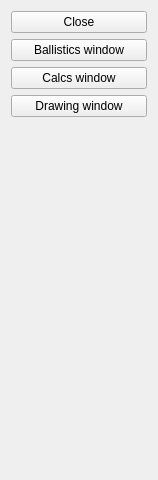
<?xml version="1.0" encoding="UTF-8"?>
<ui version="4.0">
 <class>Frame</class>
 <widget class="QFrame" name="Frame">
  <property name="geometry">
   <rect>
    <x>0</x>
    <y>0</y>
    <width>158</width>
    <height>480</height>
   </rect>
  </property>
  <property name="windowTitle">
   <string>Frame</string>
  </property>
  <property name="styleSheet">
   <string notr="true"/>
  </property>
  <layout class="QVBoxLayout" name="verticalLayout_2">
   <item>
    <widget class="QPushButton" name="closer">
     <property name="styleSheet">
      <string notr="true"/>
     </property>
     <property name="text">
      <string>Close</string>
     </property>
    </widget>
   </item>
   <item>
    <widget class="QPushButton" name="w1_btn">
     <property name="styleSheet">
      <string notr="true"/>
     </property>
     <property name="text">
      <string>Ballistics window</string>
     </property>
    </widget>
   </item>
   <item>
    <widget class="QPushButton" name="w2_btn">
     <property name="styleSheet">
      <string notr="true"/>
     </property>
     <property name="text">
      <string>Calcs window</string>
     </property>
    </widget>
   </item>
   <item>
    <widget class="QPushButton" name="w3_btn">
     <property name="text">
      <string>Drawing window</string>
     </property>
    </widget>
   </item>
   <item>
    <spacer name="verticalSpacer">
     <property name="orientation">
      <enum>Qt::Vertical</enum>
     </property>
     <property name="sizeHint" stdset="0">
      <size>
       <width>20</width>
       <height>40</height>
      </size>
     </property>
    </spacer>
   </item>
  </layout>
 </widget>
 <resources/>
 <connections/>
</ui>
